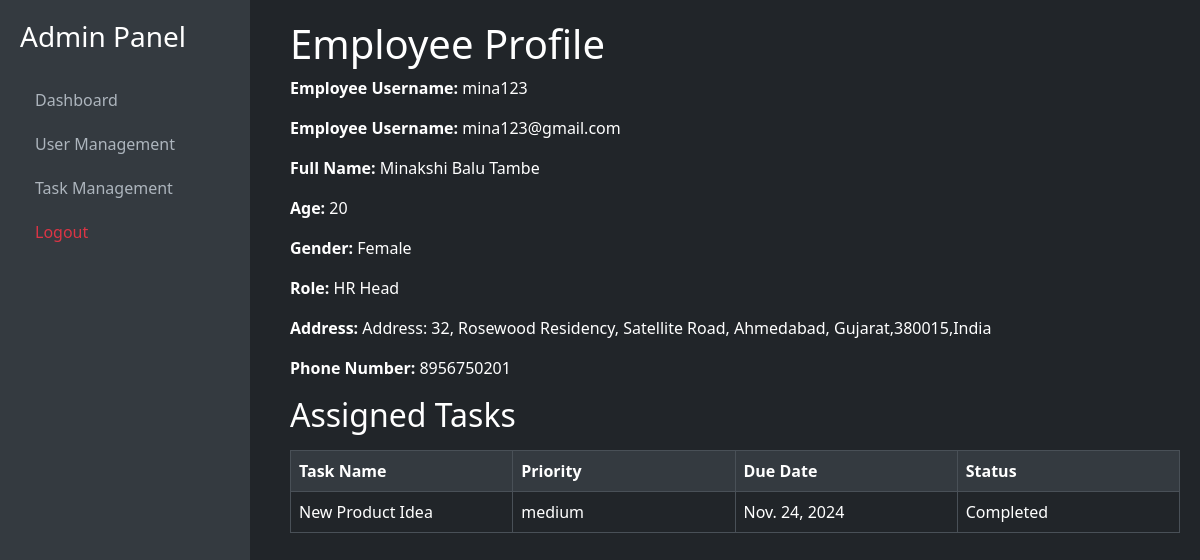
The page /users/view/employee/profile/4/ on the database its author committed.
### tsmusers/models.py (models this page shows, shortened)
class Employee(models.Model):
    username = models.CharField(max_length=150, unique=True)
    email = models.EmailField(unique=True)
    password = models.CharField(max_length=255)

class EmployeeProfile(models.Model):
    employee = models.OneToOneField(
        Employee,
        on_delete=models.CASCADE,
        related_name='profile'  # Add a related_name for reverse access
    )
    first_name = models.CharField(max_length=50)
    middle_name = models.CharField(max_length=50, blank=True, null=True)
    last_name = models.CharField(max_length=50)
    age = models.PositiveIntegerField(null=True, blank=True)
    gender = models.CharField(max_length=10, choices=[
        ('Male', 'Male'),
        ('Female', 'Female'),
        ('Other', 'Other')
    ])
    role = models.CharField(max_length=100)
    address = models.TextField()
    phone_number = models.CharField(max_length=15)

### tsmtasks/models.py (models this page shows, shortened)
class Task(models.Model):
    PRIORITY_CHOICES = [
        ('urgent', 'Urgent'),
        ('high', 'High'),
        ('medium', 'Medium'),
        ('low', 'Low'),
    ]
    STATUS_CHOICES = [
    ('Completed', 'Completed'),
    ('In Progress', 'In Progress'),
    ('Failed', 'Failed'),
    ]
    task_name = models.CharField(max_length=255, verbose_name="Task Name")
    task_description = models.TextField(verbose_name="Task Description")
    assigned_employees = models.ForeignKey(EmployeeProfile, on_delete=models.CASCADE, related_name="tasks")
    priority = models.CharField(max_length=10, choices=PRIORITY_CHOICES, verbose_name="Priority")
    due_date = models.DateField(verbose_name="Due Date")
    created_at = models.DateTimeField(auto_now_add=True, verbose_name="Created At")
    updated_at = models.DateTimeField(auto_now=True, verbose_name="Updated At")
    status = models.CharField(max_length=20, choices=STATUS_CHOICES, default='In Progress')

### tsmusers/views.py (the view)
# urls.py: path('view/employee/profile/<int:employee_id>/', views.view_profile, name="viewprofile"),
def view_profile(request, employee_id):
    employee = get_object_or_404(Employee, id=employee_id)
    employee_profile = employee.profile
    tasks = Task.objects.filter(assigned_employees=employee_profile)
    return render(request, 'tsmusers/view_profile.html', {
        'employee': employee,
        'profile': employee_profile,
        'tasks': tasks
    })

### tsmusers/templates/tsmusers/view_profile.html (shortened to what this page needs)
{% extends "admin_sidebar.html" %}
{% block admincontent %}
    <h1>Employee Profile</h1>
    <div class="profile-info">
        <p><strong>Employee Username:</strong> {{ employee.username }}</p>
        <p><strong>Employee Username:</strong> {{ employee.email }}</p>
        <p><strong>Full Name:</strong> {{ profile.first_name }} {{ profile.middle_name }} {{ profile.last_name }}</p>
        <p><strong>Age:</strong> {{ profile.age }}</p>
        <p><strong>Gender:</strong> {{ profile.gender }}</p>
        <p><strong>Role:</strong> {{ profile.role }}</p>
        <p><strong>Address:</strong> {{ profile.address }}</p>
        <p><strong>Phone Number:</strong> {{ profile.phone_number }}</p>
    </div>
    <h2>Assigned Tasks</h2>
    {% if tasks %}
        <table class="table table-bordered mt-3">
            <thead>
                <tr class="bg-primary text-white">
                    <th>Task Name</th>
                    <th>Priority</th>
                    <th>Due Date</th>
                    <th>Status</th>
                </tr>
            </thead>
            <tbody>
                {% for task in tasks %}
                    <tr class="bg-dark text-white">
                        <td>{{ task.task_name }}</td>
                        <td>{{ task.priority }}</td>
                        <td>{{ task.due_date }}</td>
                        <td>{{ task.status }}</td>
                    </tr>
                {% endfor %}
            </tbody>
        </table>
    {% else %}
        <p>No tasks assigned to this employee.</p>
    {% endif %}
{% endblock %}

### static/css/admin_table_data.css (style rules this page uses)
.table th { position: sticky; top: 0; z-index: 1; background-color: #343a40; color: white; }
.table { width: 100%; table-layout: fixed; }

### rows shown on the page
Employee: username "mina123", email "mina123@gmail.com"
EmployeeProfile: first_name "Minakshi", middle_name "Balu", last_name "Tambe", age "20", gender "Female", role "HR Head", address "Address: 32, Rosewood Residency, Satellite Road, Ahmedabad, Gujarat,380015,India", phone_number "8956750201"
Task: task_name "New Product Idea", priority "medium", due_date "Nov. 24, 2024", status "Completed"
